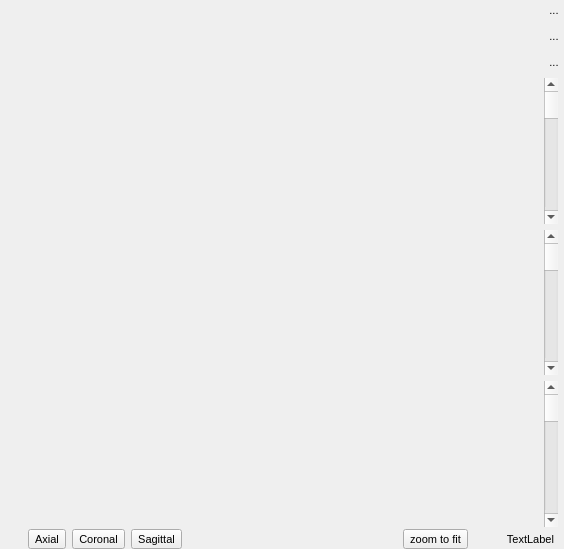
<?xml version="1.0" encoding="UTF-8"?>
<ui version="4.0">
 <class>SliceDefaultViewPanel</class>
 <widget class="QWidget" name="SliceDefaultViewPanel">
  <property name="geometry">
   <rect>
    <x>0</x>
    <y>0</y>
    <width>564</width>
    <height>549</height>
   </rect>
  </property>
  <property name="windowTitle">
   <string>Form</string>
  </property>
  <property name="styleSheet">
   <string notr="true">* {
font-size:11px;
}</string>
  </property>
  <layout class="QGridLayout" name="gridLayout">
   <property name="leftMargin">
    <number>0</number>
   </property>
   <property name="topMargin">
    <number>0</number>
   </property>
   <property name="rightMargin">
    <number>0</number>
   </property>
   <property name="bottomMargin">
    <number>0</number>
   </property>
   <property name="spacing">
    <number>2</number>
   </property>
   <item row="2" column="0" colspan="2">
    <widget class="QWidget" name="mainToolbar" native="true">
     <layout class="QHBoxLayout" name="horizontalLayout_6">
      <property name="spacing">
       <number>4</number>
      </property>
      <property name="leftMargin">
       <number>10</number>
      </property>
      <property name="topMargin">
       <number>0</number>
      </property>
      <property name="rightMargin">
       <number>10</number>
      </property>
      <property name="bottomMargin">
       <number>0</number>
      </property>
      <item>
       <widget class="QWidget" name="toolbar" native="true">
        <layout class="QVBoxLayout" name="verticalLayout">
         <property name="topMargin">
          <number>0</number>
         </property>
         <property name="bottomMargin">
          <number>0</number>
         </property>
         <item>
          <widget class="QWidget" name="pageDefault" native="true">
           <layout class="QHBoxLayout" name="horizontalLayout">
            <property name="topMargin">
             <number>0</number>
            </property>
            <property name="bottomMargin">
             <number>0</number>
            </property>
            <item>
             <widget class="QToolButton" name="btnAxialView">
              <property name="maximumSize">
               <size>
                <width>16777215</width>
                <height>20</height>
               </size>
              </property>
              <property name="font">
               <font>
                <pointsize>-1</pointsize>
               </font>
              </property>
              <property name="toolTip">
               <string/>
              </property>
              <property name="text">
               <string>Axial</string>
              </property>
             </widget>
            </item>
            <item>
             <widget class="QToolButton" name="btnCoronalView">
              <property name="maximumSize">
               <size>
                <width>16777215</width>
                <height>20</height>
               </size>
              </property>
              <property name="font">
               <font>
                <pointsize>-1</pointsize>
               </font>
              </property>
              <property name="toolTip">
               <string/>
              </property>
              <property name="text">
               <string>Coronal</string>
              </property>
             </widget>
            </item>
            <item>
             <widget class="QToolButton" name="btnSagittalView">
              <property name="maximumSize">
               <size>
                <width>16777215</width>
                <height>20</height>
               </size>
              </property>
              <property name="font">
               <font>
                <pointsize>-1</pointsize>
               </font>
              </property>
              <property name="toolTip">
               <string/>
              </property>
              <property name="text">
               <string>Sagittal</string>
              </property>
             </widget>
            </item>
            <item>
             <spacer name="horizontalSpacer">
              <property name="orientation">
               <enum>Qt::Horizontal</enum>
              </property>
              <property name="sizeHint" stdset="0">
               <size>
                <width>40</width>
                <height>20</height>
               </size>
              </property>
             </spacer>
            </item>
            <item>
             <widget class="QToolButton" name="btnZoomToFit">
              <property name="maximumSize">
               <size>
                <width>16777215</width>
                <height>20</height>
               </size>
              </property>
              <property name="font">
               <font>
                <pointsize>-1</pointsize>
               </font>
              </property>
              <property name="toolTip">
               <string/>
              </property>
              <property name="text">
               <string>zoom to fit</string>
              </property>
             </widget>
            </item>
           </layout>
          </widget>
         </item>
        </layout>
       </widget>
      </item>
      <item>
       <widget class="QLabel" name="lblSliceInfo">
        <property name="minimumSize">
         <size>
          <width>64</width>
          <height>0</height>
         </size>
        </property>
        <property name="font">
         <font>
          <pointsize>-1</pointsize>
         </font>
        </property>
        <property name="styleSheet">
         <string notr="true">font-size:11px;</string>
        </property>
        <property name="text">
         <string>TextLabel</string>
        </property>
        <property name="alignment">
         <set>Qt::AlignRight|Qt::AlignTrailing|Qt::AlignVCenter</set>
        </property>
       </widget>
      </item>
     </layout>
    </widget>
   </item>
   <item row="1" column="1" alignment="Qt::AlignHCenter">
    <widget class="QWidget" name="sidebar" native="true">
     <layout class="QVBoxLayout" name="verticalLayout_2">
      <property name="leftMargin">
       <number>0</number>
      </property>
      <property name="topMargin">
       <number>0</number>
      </property>
      <property name="rightMargin">
       <number>0</number>
      </property>
      <property name="bottomMargin">
       <number>0</number>
      </property>
      <item>
       <widget class="QToolButton" name="btnExpand">
        <property name="maximumSize">
         <size>
          <width>20</width>
          <height>20</height>
         </size>
        </property>
        <property name="text">
         <string>...</string>
        </property>
        <property name="icon">
         <iconset>
          <normalon>:/root/dl_axial.png</normalon>
         </iconset>
        </property>
        <property name="autoRaise">
         <bool>true</bool>
        </property>
       </widget>
      </item>
      <item>
       <widget class="QToolButton" name="btnToggleLayout">
        <property name="maximumSize">
         <size>
          <width>20</width>
          <height>20</height>
         </size>
        </property>
        <property name="toolTip">
         <string>&lt;html&gt;&lt;head/&gt;&lt;body&gt;&lt;p&gt;Toggle between thumbnail and tiled layouts.&lt;/p&gt;&lt;p&gt;In &lt;span style=&quot; font-weight:600;&quot;&gt;thumbnail&lt;/span&gt; layout, one image layer occupies most of the available screen space, and other loaded image layers are shown as thumbnails. In &lt;span style=&quot; font-weight:600;&quot;&gt;tiled&lt;/span&gt; layout, multiple image layers are shown side by side. &lt;/p&gt;&lt;/body&gt;&lt;/html&gt;</string>
        </property>
        <property name="text">
         <string>...</string>
        </property>
        <property name="icon">
         <iconset resource="../Resources/SNAPResources.qrc">
          <normaloff>:/root/layout_thumb_16.png</normaloff>
          <normalon>:/root/layout_tile_16.png</normalon>:/root/layout_thumb_16.png</iconset>
        </property>
        <property name="checkable">
         <bool>false</bool>
        </property>
        <property name="checked">
         <bool>false</bool>
        </property>
        <property name="autoRaise">
         <bool>true</bool>
        </property>
       </widget>
      </item>
      <item>
       <widget class="QToolButton" name="btnScreenshot">
        <property name="maximumSize">
         <size>
          <width>20</width>
          <height>20</height>
         </size>
        </property>
        <property name="toolTip">
         <string>&lt;html&gt;&lt;head/&gt;&lt;body&gt;&lt;p&gt;&lt;span style=&quot; font-size:11pt;&quot;&gt;Save a screenshot of the current slice view.&lt;/span&gt;&lt;/p&gt;&lt;/body&gt;&lt;/html&gt;</string>
        </property>
        <property name="text">
         <string>...</string>
        </property>
        <property name="icon">
         <iconset resource="../Resources/SNAPResources.qrc">
          <normaloff>:/root/icons8_slr_camera_12.png</normaloff>:/root/icons8_slr_camera_12.png</iconset>
        </property>
        <property name="iconSize">
         <size>
          <width>12</width>
          <height>12</height>
         </size>
        </property>
        <property name="autoRaise">
         <bool>true</bool>
        </property>
       </widget>
      </item>
      <item>
       <widget class="QScrollBar" name="inLevelIntensityPosition">
        <property name="enabled">
         <bool>true</bool>
        </property>
        <property name="toolTip">
         <string>Slice selection</string>
        </property>
        <property name="orientation">
         <enum>Qt::Vertical</enum>
        </property>
       </widget>
      </item>
      <item>
       <widget class="QScrollBar" name="inWindowIntensityPosition">
        <property name="enabled">
         <bool>true</bool>
        </property>
        <property name="toolTip">
         <string>Slice selection</string>
        </property>
        <property name="singleStep">
         <number>10</number>
        </property>
        <property name="orientation">
         <enum>Qt::Vertical</enum>
        </property>
       </widget>
      </item>
      <item>
       <widget class="QScrollBar" name="inSlicePosition">
        <property name="enabled">
         <bool>true</bool>
        </property>
        <property name="toolTip">
         <string>Slice selection</string>
        </property>
        <property name="orientation">
         <enum>Qt::Vertical</enum>
        </property>
       </widget>
      </item>
     </layout>
    </widget>
   </item>
   <item row="1" column="0">
    <widget class="GenericSliceView" name="sliceView" native="true">
     <property name="sizePolicy">
      <sizepolicy hsizetype="MinimumExpanding" vsizetype="MinimumExpanding">
       <horstretch>1</horstretch>
       <verstretch>1</verstretch>
      </sizepolicy>
     </property>
     <property name="minimumSize">
      <size>
       <width>40</width>
       <height>40</height>
      </size>
     </property>
     <layout class="QHBoxLayout" name="horizontalLayout_4">
      <item>
       <widget class="CrosshairsInteractionMode" name="imCrosshairs" native="true"/>
      </item>
      <item>
       <widget class="CrosshairsInteractionMode" name="imZoomPan" native="true"/>
      </item>
     </layout>
    </widget>
   </item>
  </layout>
  <action name="actionAccept">
   <property name="icon">
    <iconset resource="../Resources/SNAPResources.qrc">
     <normaloff>:/root/popup_ok_16.png</normaloff>:/root/popup_ok_16.png</iconset>
   </property>
   <property name="text">
    <string>Accept Polygon</string>
   </property>
   <property name="iconText">
    <string>accept</string>
   </property>
   <property name="toolTip">
    <string>Incorporates the polygon into the segmentation.</string>
   </property>
   <property name="shortcut">
    <string>Return</string>
   </property>
  </action>
  <action name="actionPaste">
   <property name="icon">
    <iconset resource="../Resources/SNAPResources.qrc">
     <normaloff>:/root/popup_paste_16.png</normaloff>:/root/popup_paste_16.png</iconset>
   </property>
   <property name="text">
    <string>Paste Last Polygon</string>
   </property>
   <property name="iconText">
    <string>paste last polygon</string>
   </property>
   <property name="toolTip">
    <string>Pastes the last polygon that you have accepted in this slice view. You can then move the vertices in the pasted polygon to fit image data. This can be more efficient than drawing a new polygon when performing segmentation across multiple slices.</string>
   </property>
   <property name="shortcut">
    <string>Ctrl+V</string>
   </property>
  </action>
  <action name="actionComplete">
   <property name="icon">
    <iconset resource="../Resources/SNAPResources.qrc">
     <normaloff>:/root/popup_edit_16.png</normaloff>:/root/popup_edit_16.png</iconset>
   </property>
   <property name="text">
    <string>Complete Polygon and Edit</string>
   </property>
   <property name="iconText">
    <string>complete</string>
   </property>
   <property name="toolTip">
    <string>Finishes drawing the polygon by connecting the last point to the first. The window will enter &quot;editing&quot; mode, where you can modify the polygon.</string>
   </property>
   <property name="shortcut">
    <string>Return</string>
   </property>
  </action>
  <action name="actionUndo">
   <property name="icon">
    <iconset resource="../Resources/SNAPResources.qrc">
     <normaloff>:/root/popup_undo_16.png</normaloff>:/root/popup_undo_16.png</iconset>
   </property>
   <property name="text">
    <string>Undo Last Point</string>
   </property>
   <property name="iconText">
    <string>undo last point</string>
   </property>
   <property name="toolTip">
    <string>Deletes the last point added to the polygon</string>
   </property>
   <property name="shortcut">
    <string>Backspace</string>
   </property>
  </action>
  <action name="actionClearDrawing">
   <property name="icon">
    <iconset resource="../Resources/SNAPResources.qrc">
     <normaloff>:/root/popup_clear_16.png</normaloff>:/root/popup_clear_16.png</iconset>
   </property>
   <property name="text">
    <string>Clear Drawing</string>
   </property>
   <property name="iconText">
    <string>clear</string>
   </property>
   <property name="toolTip">
    <string>Clears the current polygon so you can start drawing from scratch</string>
   </property>
   <property name="shortcut">
    <string>Esc</string>
   </property>
  </action>
  <action name="actionDeleteSelected">
   <property name="icon">
    <iconset resource="../Resources/SNAPResources.qrc">
     <normaloff>:/root/popup_delete_16.png</normaloff>:/root/popup_delete_16.png</iconset>
   </property>
   <property name="text">
    <string>Trim Selected Vertices</string>
   </property>
   <property name="iconText">
    <string>trim</string>
   </property>
   <property name="toolTip">
    <string>Deletes the selected vertices in the polygon</string>
   </property>
   <property name="shortcut">
    <string>-</string>
   </property>
  </action>
  <action name="actionSplitSelected">
   <property name="icon">
    <iconset resource="../Resources/SNAPResources.qrc">
     <normaloff>:/root/popup_split_16.png</normaloff>:/root/popup_split_16.png</iconset>
   </property>
   <property name="text">
    <string>Split Selected Edges</string>
   </property>
   <property name="iconText">
    <string>split</string>
   </property>
   <property name="toolTip">
    <string>Splits each selected edge in the polygon by inserting a new vertex in the middle</string>
   </property>
   <property name="shortcut">
    <string>+</string>
   </property>
  </action>
  <action name="actionClearPolygon">
   <property name="icon">
    <iconset resource="../Resources/SNAPResources.qrc">
     <normaloff>:/root/popup_clear_16.png</normaloff>:/root/popup_clear_16.png</iconset>
   </property>
   <property name="text">
    <string>Clear Polygon</string>
   </property>
   <property name="iconText">
    <string>clear</string>
   </property>
   <property name="toolTip">
    <string>Deletes the entire polygon, so you can draw a new one from scratch</string>
   </property>
   <property name="shortcut">
    <string>Esc</string>
   </property>
  </action>
  <action name="actionCompleteAndAccept">
   <property name="icon">
    <iconset resource="../Resources/SNAPResources.qrc">
     <normaloff>:/root/popup_ok_16.png</normaloff>:/root/popup_ok_16.png</iconset>
   </property>
   <property name="text">
    <string>Complete Polygon and Accept</string>
   </property>
   <property name="toolTip">
    <string>Finishes drawing the polygon by connecting the last point to the first, then incorporates the polygon into the segmentation. This bypasses the editing mode.</string>
   </property>
   <property name="shortcut">
    <string>Ctrl+Return</string>
   </property>
  </action>
  <action name="actionZoom_In">
   <property name="icon">
    <iconset resource="../Resources/SNAPResources.qrc">
     <normaloff>:/root/icons8_zoomin_16.png</normaloff>:/root/icons8_zoomin_16.png</iconset>
   </property>
   <property name="text">
    <string>Zoom In</string>
   </property>
   <property name="shortcut">
    <string>Ctrl+Up</string>
   </property>
   <property name="shortcutContext">
    <enum>Qt::WidgetWithChildrenShortcut</enum>
   </property>
  </action>
  <action name="actionZoom_Out">
   <property name="icon">
    <iconset resource="../Resources/SNAPResources.qrc">
     <normaloff>:/root/icons8_zoomout_16.png</normaloff>:/root/icons8_zoomout_16.png</iconset>
   </property>
   <property name="text">
    <string>Zoom Out</string>
   </property>
   <property name="toolTip">
    <string>Zoom Out</string>
   </property>
   <property name="shortcut">
    <string>Ctrl+Down</string>
   </property>
   <property name="shortcutContext">
    <enum>Qt::WidgetWithChildrenShortcut</enum>
   </property>
  </action>
  <action name="actionAnnotationAcceptLine">
   <property name="icon">
    <iconset resource="../Resources/SNAPResources.qrc">
     <normaloff>:/root/popup_ok_16.png</normaloff>:/root/popup_ok_16.png</iconset>
   </property>
   <property name="text">
    <string>Accept Polygon</string>
   </property>
   <property name="iconText">
    <string>accept</string>
   </property>
   <property name="toolTip">
    <string>&lt;html&gt;&lt;head/&gt;&lt;body&gt;&lt;p&gt;Add the current line measurement to the annotation.&lt;/p&gt;&lt;/body&gt;&lt;/html&gt;</string>
   </property>
   <property name="shortcut">
    <string>Return</string>
   </property>
  </action>
  <action name="actionAnnotationClearLine">
   <property name="icon">
    <iconset resource="../Resources/SNAPResources.qrc">
     <normaloff>:/root/popup_clear_16.png</normaloff>:/root/popup_clear_16.png</iconset>
   </property>
   <property name="text">
    <string>Clear measurement</string>
   </property>
   <property name="iconText">
    <string>clear</string>
   </property>
   <property name="toolTip">
    <string>&lt;html&gt;&lt;head/&gt;&lt;body&gt;&lt;p&gt;Cancels the current measurement&lt;/p&gt;&lt;/body&gt;&lt;/html&gt;</string>
   </property>
   <property name="shortcut">
    <string>Esc</string>
   </property>
  </action>
  <action name="actionAnnotationSelectAll">
   <property name="icon">
    <iconset resource="../Resources/SNAPResources.qrc">
     <normaloff>:/root/icons8_cursor_16.png</normaloff>:/root/icons8_cursor_16.png</iconset>
   </property>
   <property name="text">
    <string>Select all annotations</string>
   </property>
   <property name="iconText">
    <string>select all</string>
   </property>
   <property name="toolTip">
    <string>Select all annotations on the current slice</string>
   </property>
   <property name="shortcut">
    <string>Ctrl+A</string>
   </property>
  </action>
  <action name="actionAnnotationDelete">
   <property name="icon">
    <iconset resource="../Resources/SNAPResources.qrc">
     <normaloff>:/root/delete_22.png</normaloff>:/root/delete_22.png</iconset>
   </property>
   <property name="text">
    <string>Delete selected annotations</string>
   </property>
   <property name="iconText">
    <string>delete</string>
   </property>
   <property name="toolTip">
    <string>Delete selected annotations on this slice</string>
   </property>
   <property name="shortcut">
    <string>Backspace</string>
   </property>
  </action>
  <action name="actionAnnotationNext">
   <property name="icon">
    <iconset resource="../Resources/SNAPResources.qrc">
     <normaloff>:/root/arrow_down_16.png</normaloff>:/root/arrow_down_16.png</iconset>
   </property>
   <property name="text">
    <string>Next annotation</string>
   </property>
   <property name="iconText">
    <string>next</string>
   </property>
   <property name="toolTip">
    <string>&lt;html&gt;&lt;head/&gt;&lt;body&gt;&lt;p&gt;Select the next annotation. Use this to cycle through the annotations in this slice view in forward order.&lt;/p&gt;&lt;/body&gt;&lt;/html&gt;</string>
   </property>
  </action>
  <action name="actionAnnotationPrevious">
   <property name="icon">
    <iconset resource="../Resources/SNAPResources.qrc">
     <normaloff>:/root/arrow_up_16.png</normaloff>:/root/arrow_up_16.png</iconset>
   </property>
   <property name="text">
    <string>Previous annotation</string>
   </property>
   <property name="iconText">
    <string>previous</string>
   </property>
   <property name="toolTip">
    <string>&lt;html&gt;&lt;head/&gt;&lt;body&gt;&lt;p&gt;Select the previous annotation. Use this to cycle through the annotations in this slice view in reverse order.&lt;/p&gt;&lt;/body&gt;&lt;/html&gt;</string>
   </property>
  </action>
  <action name="actionAnnotationEdit">
   <property name="icon">
    <iconset resource="../Resources/SNAPResources.qrc">
     <normaloff>:/root/popup_edit_16.png</normaloff>:/root/popup_edit_16.png</iconset>
   </property>
   <property name="text">
    <string>Edit selected annotation</string>
   </property>
   <property name="iconText">
    <string>edit...</string>
   </property>
   <property name="toolTip">
    <string>Change selected annotation properties</string>
   </property>
  </action>
 </widget>
 <customwidgets>
  <customwidget>
   <class>GenericSliceView</class>
   <extends>QWidget</extends>
   <header>GenericSliceView.h</header>
   <container>1</container>
  </customwidget>
  <customwidget>
   <class>CrosshairsInteractionMode</class>
   <extends>QWidget</extends>
   <header>CrosshairsInteractionMode.h</header>
   <container>1</container>
  </customwidget>
 </customwidgets>
 <resources>
  <include location="../Resources/SNAPResources.qrc"/>
 </resources>
 <connections/>
</ui>
